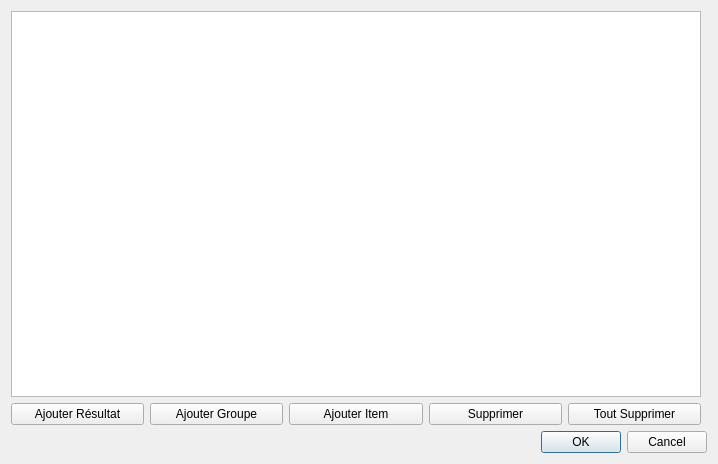
<?xml version="1.0" encoding="UTF-8"?>
<ui version="4.0">
 <class>COPYModelDialog</class>
 <widget class="QDialog" name="COPYModelDialog">
  <property name="geometry">
   <rect>
    <x>0</x>
    <y>0</y>
    <width>718</width>
    <height>464</height>
   </rect>
  </property>
  <property name="windowTitle">
   <string>Paramétrage des modèkes IN</string>
  </property>
  <layout class="QVBoxLayout" name="verticalLayout">
   <item>
    <widget class="QWidget" name="widget" native="true">
     <layout class="QHBoxLayout" name="horizontalLayout">
      <property name="leftMargin">
       <number>0</number>
      </property>
      <property name="topMargin">
       <number>0</number>
      </property>
      <property name="rightMargin">
       <number>0</number>
      </property>
      <property name="bottomMargin">
       <number>0</number>
      </property>
      <item>
       <widget class="QWidget" name="widget_2" native="true">
        <property name="sizePolicy">
         <sizepolicy hsizetype="Preferred" vsizetype="Preferred">
          <horstretch>0</horstretch>
          <verstretch>0</verstretch>
         </sizepolicy>
        </property>
        <layout class="QVBoxLayout" name="verticalLayout_3">
         <property name="leftMargin">
          <number>0</number>
         </property>
         <property name="topMargin">
          <number>0</number>
         </property>
         <property name="rightMargin">
          <number>0</number>
         </property>
         <property name="bottomMargin">
          <number>0</number>
         </property>
         <item>
          <widget class="QTreeView" name="treeView">
           <property name="sizePolicy">
            <sizepolicy hsizetype="Expanding" vsizetype="Expanding">
             <horstretch>0</horstretch>
             <verstretch>0</verstretch>
            </sizepolicy>
           </property>
           <attribute name="headerVisible">
            <bool>false</bool>
           </attribute>
          </widget>
         </item>
         <item>
          <widget class="QWidget" name="widget_3" native="true">
           <layout class="QHBoxLayout" name="horizontalLayout_2">
            <property name="leftMargin">
             <number>0</number>
            </property>
            <property name="topMargin">
             <number>0</number>
            </property>
            <property name="rightMargin">
             <number>0</number>
            </property>
            <property name="bottomMargin">
             <number>0</number>
            </property>
            <item>
             <widget class="QPushButton" name="pb_addResult">
              <property name="text">
               <string>Ajouter Résultat</string>
              </property>
             </widget>
            </item>
            <item>
             <widget class="QPushButton" name="pb_addGroup">
              <property name="text">
               <string>Ajouter Groupe</string>
              </property>
             </widget>
            </item>
            <item>
             <widget class="QPushButton" name="pb_addItem">
              <property name="text">
               <string>Ajouter Item</string>
              </property>
             </widget>
            </item>
            <item>
             <widget class="QPushButton" name="pb_delete">
              <property name="text">
               <string>Supprimer</string>
              </property>
             </widget>
            </item>
            <item>
             <widget class="QPushButton" name="pb_clear">
              <property name="text">
               <string>Tout Supprimer</string>
              </property>
             </widget>
            </item>
           </layout>
          </widget>
         </item>
        </layout>
       </widget>
      </item>
      <item>
       <widget class="QWidget" name="widgetZone" native="true">
        <property name="sizePolicy">
         <sizepolicy hsizetype="Fixed" vsizetype="Preferred">
          <horstretch>0</horstretch>
          <verstretch>0</verstretch>
         </sizepolicy>
        </property>
       </widget>
      </item>
     </layout>
    </widget>
   </item>
   <item>
    <widget class="QDialogButtonBox" name="buttonBox">
     <property name="orientation">
      <enum>Qt::Horizontal</enum>
     </property>
     <property name="standardButtons">
      <set>QDialogButtonBox::Cancel|QDialogButtonBox::Ok</set>
     </property>
    </widget>
   </item>
  </layout>
 </widget>
 <resources/>
 <connections>
  <connection>
   <sender>buttonBox</sender>
   <signal>accepted()</signal>
   <receiver>COPYModelDialog</receiver>
   <slot>accept()</slot>
   <hints>
    <hint type="sourcelabel">
     <x>248</x>
     <y>254</y>
    </hint>
    <hint type="destinationlabel">
     <x>157</x>
     <y>274</y>
    </hint>
   </hints>
  </connection>
  <connection>
   <sender>buttonBox</sender>
   <signal>rejected()</signal>
   <receiver>COPYModelDialog</receiver>
   <slot>reject()</slot>
   <hints>
    <hint type="sourcelabel">
     <x>316</x>
     <y>260</y>
    </hint>
    <hint type="destinationlabel">
     <x>286</x>
     <y>274</y>
    </hint>
   </hints>
  </connection>
 </connections>
</ui>
